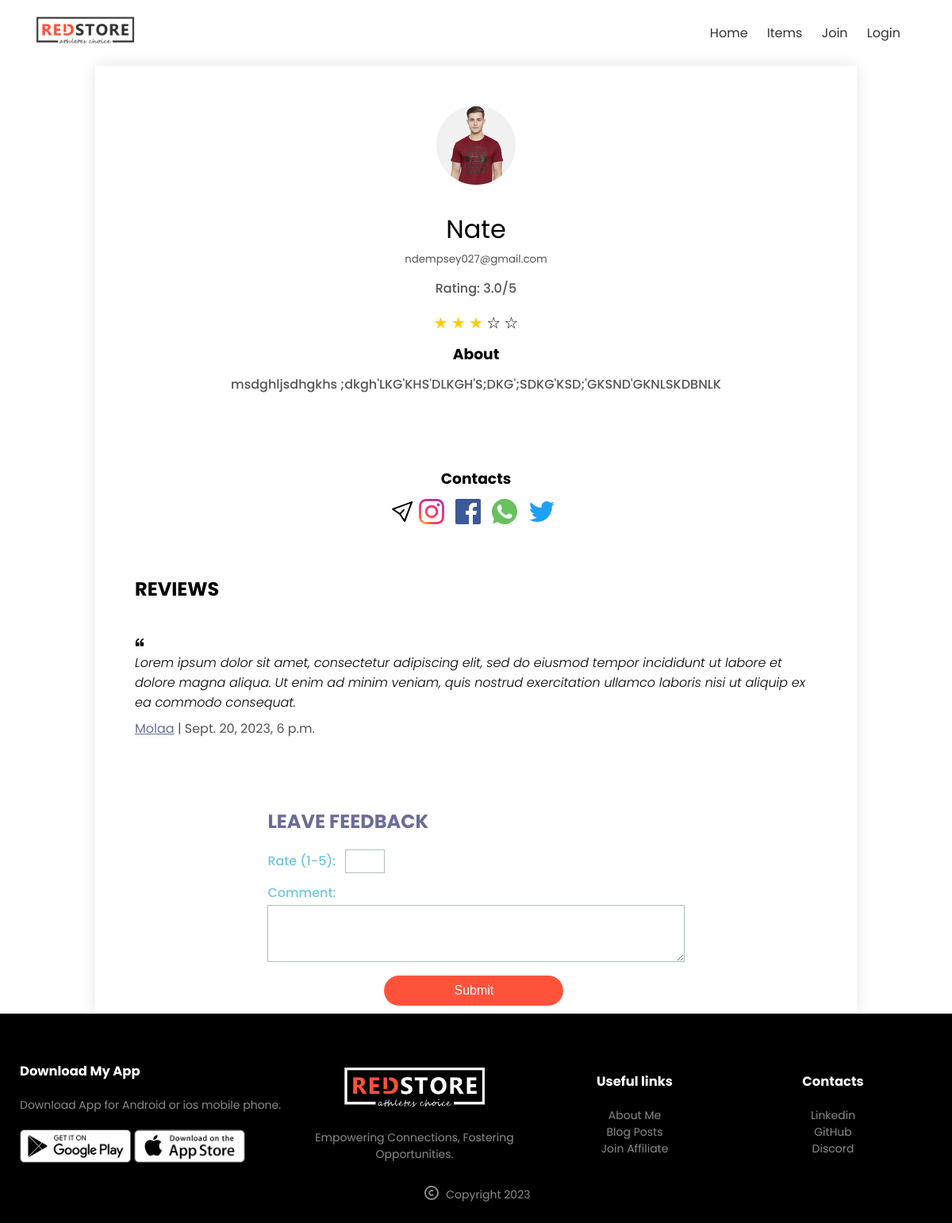
The app's page /profile/1 with its own data.
### core/models.py (models this page shows, shortened)
class User(AbstractUser):
    name = models.CharField(max_length=200, null=True)
    email = models.EmailField(unique=True, null=True)
    bio = models.TextField(null=True)
    avatar = models.ImageField(null=True, default="avatar.svg")
    instagram = models.CharField(max_length=50, blank=True)
    facebook = models.CharField(max_length=50, blank=True)
    whatsup = models.CharField(max_length=50, blank=True)
    twitter = models.CharField(max_length=50, blank=True)
    total_ratings = models.PositiveIntegerField(default=0)
    total_rating_points = models.PositiveIntegerField(default=0)
    USERNAME_FIELD = 'username'
    REQUIRED_FIELDS = ['email']
    def __str__(self):
        return self.name or self.username
    def calculate_average_rating(self):
        if self.total_ratings > 0:
            return self.total_rating_points / self.total_ratings
        else:
            return 0

class Comments(models.Model):
    seller = models.ForeignKey(User, related_name='seller', on_delete=models.CASCADE)
    created_by = models.ForeignKey(User, related_name='buyers', on_delete=models.CASCADE)
    body = models.TextField(null=True)
    created_at = models.DateTimeField(auto_now_add=True)
    class Meta:
        verbose_name_plural = 'Comments'

### core/views.py (the view)
# urls.py: path('profile/<str:pk>', views.userProfile, name='profile'),
def userProfile(request, pk):
    user = User.objects.get(id=pk)
    comments = Comments.objects.filter(seller=user)
    context = {'user':user, 'comments':comments}
    return render(request, 'core/profile.html', context)

### core/templates/core/profile.html (shortened to what this page needs)
{% extends 'core/base.html' %}
{% block content %}
<div class="container profile">
	<img src="{{ user.avatar.url }}" alt="{{ user.name }}" class="profile-image">
	<div class="profile-info">
		<h1>{{ user }}</h1>
		{% if user.email %}<small>{{ user.email }}</small>{% endif %}
		<div class="space"></div>
		<p>Rating: {{ user.calculate_average_rating }}/5</p>
		<div class="star-ratings">
            {% for i in "12345" %}
                {% if user.calculate_average_rating >= forloop.counter %}
                    {% if user.calculate_average_rating >= 4 %}
                        <span class="star-icon filled-green">★</span>
                    {% elif user.calculate_average_rating == 3 %}
                        <span class="star-icon filled-yellow">★</span>
                    {% else %}
                        <span class="star-icon filled-red">★</span>
                    {% endif %}
                {% else %}
                    <span class="star-icon">☆</span>
                {% endif %}
            {% endfor %}
		</div>
		{% if user.bio %}
		<h3>About</h3>
            <p>{{ user.bio }}</p>
        {% endif %}
	</div>
	<div class="social-links">
		<h3>Contacts</h3>
		{% if request.user != user %}
		<a href="{% url 'new-convo' user.id %}">
		</a>
		{% endif %}
		{% if user.instagram %}
			<a href="{{ user.instagram }}" class="social-icon insta-icon">
			</a>
		{% endif %}
		{% if user.facebook %}
			<a href="{{ user.facebook }}" class="social-icon">
			</a>
		{% endif %}
		{% if user.whatsup %}
			<a href="{{ user.telegram }}" class="social-icon">
			</a>
		{% endif %}
		{% if user.twitter %}
			<a href="{{ user.twitter }}" class="social-icon">
			</a>
		{% endif %}
	</div>
	<div class="comments">
		<h2>Reviews</h2>
		{% if comments %}
			<ul>
				{% for comment in comments %}
				<div class="comment-box">
					<li style="font-style: italic">{{ comment.body }}</li>
					<a href="{% url 'profile' comment.created_by.id %}">
						<p><span style="color: #696d97;; text-decoration: underline;" onmouseover="this.style.color='red';" onmouseout="this.style.color='blue';">{{ comment.created_by }}</span> | {{ comment.created_at }}  </p>
					</a>
				</div>
				{% endfor %}
			</ul>
		{% else %}
			<p>No comments available.</p>
		{% endif %}
	</div>
	{% if user != request.user %}
            <div class="rating-form">
                <h2>Leave Feedback</h2>
                <form method="post" action="{% url 'rate-comment' user.id %}">
                    <label for="rating">Rate (1-5):</label>
                    <input type="number" name="rating" min="1" max="5" required><br/>
                    <label for="comment" class="comment-form">Comment:</label>
                    <textarea id="comment" name="body" rows="4" cols="50"></textarea><br>
                    <button type="submit" class="btn">Submit</button>
                </form>
            </div>
    {% endif %}
</div>
{% endblock %}

### static/css/style.css (style rules this page uses)
* { margin: 0; padding: 0; box-sizing: border-box; }
body { font-family: 'Poppins', sans-serif; overflow-x: hidden; }
.space { height: 13px; background-color: transparent; }
a { text-decoration: none; color: #555; }
p { color: #555; }
.container { max-width: 1300px; padding-left: 25px; padding-right: 25px; margin: auto; }
.btn { display: inline-block; background: #ff523b; color: #fff; margin: 30px 0; padding: 8px 30px; border-radius: 30px; transition: background 0.5s; }
small { color: #555; }
ul { list-style-type: none; }
form input { width: 100%; height: 30px; margin: 10px 0; padding: 0 10px; border: 1px solid #ccc; }
form .btn { width: 100%; border: none; cursor: pointer; margin: 10px 0; }
.profile { width: 80%; margin: auto; display: flex; flex-direction: column; align-items: center; justify-content: center; box-shadow: 0 0 20px 0px rgba(0, 0, 0, 0.1); }
.profile h3 { line-height: 50px; }
.profile-image { width: 100px; margin-top: 50px; margin-bottom: 0px; border-radius: 50%; }
.profile-info { text-align: center; margin-bottom: 50px; }
.social-icon { margin-right: 10px; transition: transform 0.3s ease-in-out; }
.profile-image { max-width: 100%; height: auto; }
.profile-info { text-align: center; margin-top: 32px; }
.profile-info h1 { font-size: 32px; font-weight: 400; }
.profile-info p { font-weight: 500; margin-bottom: 16px; }
.social-links { text-align: center; margin-top: 16px; }
.comments { margin-top: 32px; padding: 25px; }
.comments h2 { text-transform: uppercase; margin-bottom: 8px; }
.comments ul { list-style: none; padding: 0px; }
.comment-box { padding: 30px 0; }
.comments li { font-weight: 350; margin-bottom: 8px; }
.comment-form { margin-left: 0; line-height: 30px; }
.rating-form { margin-top: 32px; }
.rating-form h2 { text-transform: uppercase; color: #696d97; margin-bottom: 8px; }
.rating-form label { color: #71c6dd; font-weight: 500; margin-bottom: 5px; margin-right: 8px; }
.rating-form input[type="number"] { padding: 5px; width: 50px; border: 1px solid #b2bdbd; }
.rating-form textarea { width: 100%; padding: 5px; border: 1px solid #b2bdbd; }
.rating-form button[type="submit"] { background: #ff523b; width: 43%; color: #fff; border: none; padding: 10px 30px; margin-left: 28%; border-radius: 30px; font-size: 16px; cursor: pointer; transition: background 0.5s; }
.star-icon { font-size: 20px; }
.star-icon.filled-yellow { color: #ffcc00; }

### records on screen
User: avatar (picture), name "Nate", email "ndempsey027@gmail.com", calculate_average_rating "3.0", bio "msdghljsdhgkhs ;dkgh'LKG'KHS'DLKGH'S;DKG';SDKG'KSD;'GKSND'GKNLSKDBNLK"
Comments: body "Lorem ipsum dolor sit amet, consectetur adipiscing elit, sed do eiusmod tempor incididunt ut labore et dolore magna aliqua. Ut enim ad minim veniam, quis nostrud exercitation ullamco laboris nisi ut aliquip ex ea commodo consequat.", created_by "Molaa", created_at "Sept. 20, 2023, 6 p.m."
